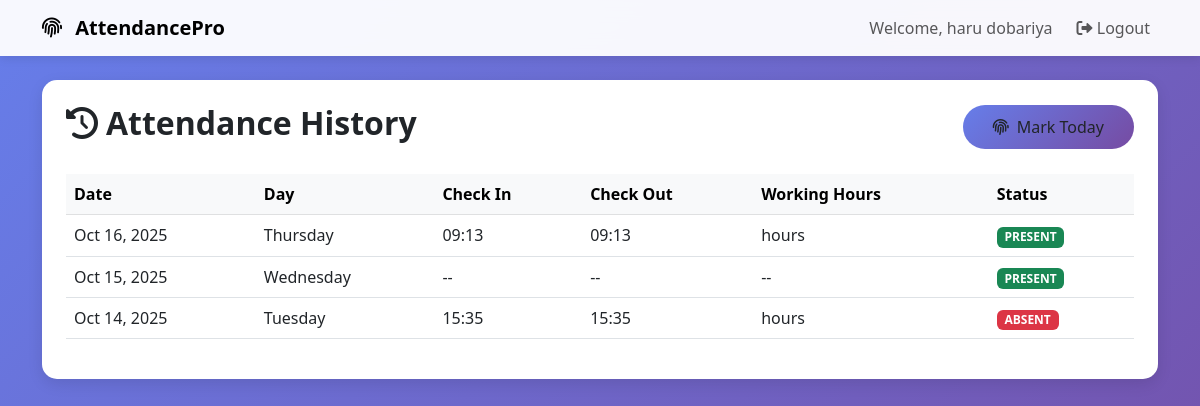
Page /attendance-history/ (signed in) on the earlier database version.
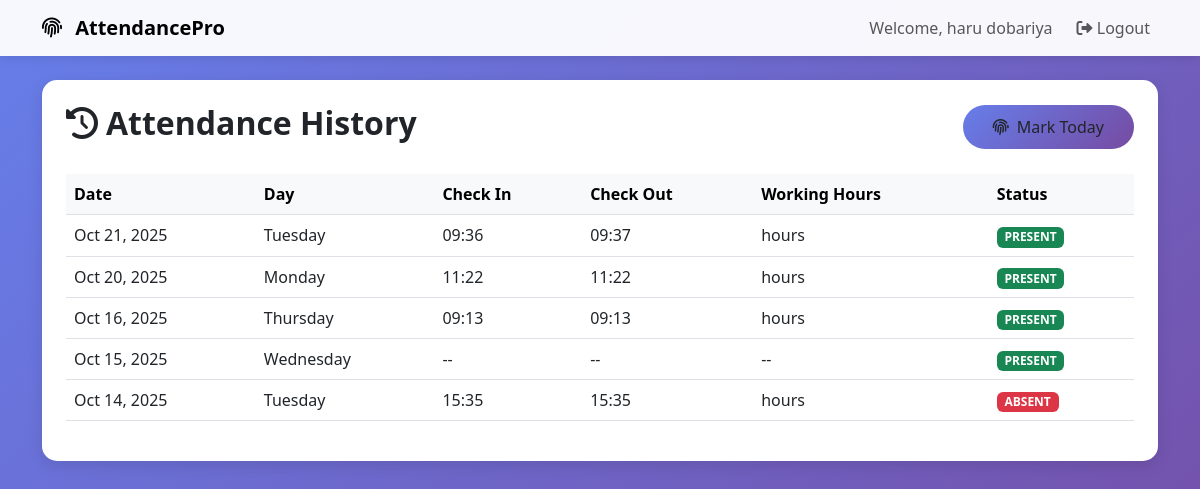
Same page on the later database version.
### employees/models.py (models this page shows, shortened)
class Attendance(models.Model):
    ATTENDANCE_STATUS = [
        ('PRESENT', 'Present'),
        ('ABSENT', 'Absent'),
        ('LATE', 'Late'),
        ('HALF_DAY', 'Half Day'),
    ]
    employee = models.ForeignKey(Employee, on_delete=models.CASCADE)
    date = models.DateField()
    check_in = models.TimeField(null=True, blank=True)
    check_out = models.TimeField(null=True, blank=True)
    status = models.CharField(max_length=10, choices=ATTENDANCE_STATUS, default='PRESENT')
    notes = models.TextField(blank=True)
    class Meta:
        unique_together = ['employee', 'date']
        ordering = ['-date', '-check_in']

### employees/views.py (the view)
# urls.py: path('attendance-history/', views.attendance_history, name='attendance_history'),
@login_required
def attendance_history(request):
    employee = request.user.employee
    attendance_list = Attendance.objects.filter(employee=employee).order_by('-date')
    total_days = attendance_list.count()
    present_days = attendance_list.filter(status='PRESENT').count()
    absent_days = attendance_list.filter(status='ABSENT').count()
    late_days = attendance_list.filter(status='LATE').count()
    context = {
        'attendance_list': attendance_list,
        'total_days': total_days,
        'present_days': present_days,
        'absent_days': absent_days,
        'late_days': late_days,
    }
    return render(request, 'attendance_history.html', context)

### employees/templates/attendance_history.html (shortened to what this page needs)
{% extends 'base.html' %}
{% block content %}
<div class="container py-4">
    <div class="dashboard-card p-4 fade-in">
        <div class="d-flex justify-content-between align-items-center mb-4">
            <h2 class="fw-bold">
                <i class="fas fa-history me-2"></i>Attendance History
            </h2>
            <a href="{% url 'mark_attendance' %}" class="btn btn-primary-custom">
                <i class="fas fa-fingerprint me-2"></i>Mark Today
            </a>
        </div>
        <div class="table-responsive">
            <table class="table table-hover">
                <thead class="table-light">
                    <tr>
                        <th>Date</th>
                        <th>Day</th>
                        <th>Check In</th>
                        <th>Check Out</th>
                        <th>Working Hours</th>
                        <th>Status</th>
                    </tr>
                </thead>
                <tbody>
                    {% for record in attendance_list %}
                    <tr>
                        <td>{{ record.date|date:"M d, Y" }}</td>
                        <td>{{ record.date|date:"l" }}</td>
                        <td>{{ record.check_in|time:"H:i"|default:"--" }}</td>
                        <td>{{ record.check_out|time:"H:i"|default:"--" }}</td>
                        <td>
                            {% if record.check_in and record.check_out %}
                                {% with record.check_out|time:"H" as check_out_hour %}
                                {% with record.check_in|time:"H" as check_in_hour %}
                                {{ check_out_hour|add:"0"|floatformat:0|add:"-"|add:check_in_hour|add:"0"|floatformat:0 }} hours
                                {% endwith %}
                                {% endwith %}
                            {% else %}
                                --
                            {% endif %}
                        </td>
                        <td>
                            <span class="badge bg-{% if record.status == 'PRESENT' %}success{% elif record.status == 'ABSENT' %}danger{% else %}warning{% endif %}">
                                {{ record.status }}
                            </span>
                        </td>
                    </tr>
                    {% endfor %}
                </tbody>
            </table>
        </div>
    </div>
</div>
{% endblock %}

### employees/templates/base.html (shortened to what this page needs)
<!DOCTYPE html>
<html lang="en">
<head>
    <link href="https://cdn.jsdelivr.net/npm/bootstrap@5.3.0/dist/css/bootstrap.min.css" rel="stylesheet">
    <link rel="stylesheet" href="https://cdnjs.cloudflare.com/ajax/libs/font-awesome/6.0.0/css/all.min.css">
</head>
<body>
    {% if user.is_authenticated %}
    <nav class="navbar navbar-expand-lg navbar-light navbar-custom">
        <div class="container">
            <a class="navbar-brand fw-bold" href="{% url 'dashboard' %}">
                <i class="fas fa-fingerprint me-2"></i>
                AttendancePro
            </a>
            <div class="navbar-nav ms-auto">
                <span class="navbar-text me-3">
                    Welcome, {{ user.get_full_name|default:user.username }}
                </span>
                <a class="nav-link" href="{% url 'logout' %}">
                    <i class="fas fa-sign-out-alt"></i> Logout
                </a>
            </div>
        </div>
    </nav>
    {% endif %}
    <main>
        {% block content %}
        {% endblock %}
    </main>
</body>
</html>

### employees/templates/base.html (style rules this page uses)
:root { --primary-color: #2c3e50; --secondary-color: #3498db; --accent-color: #e74c3c; --success-color: #27ae60; --warning-color: #f39c12; --light-bg: #f8f9fa; }
body { background: linear-gradient(135deg, #667eea 0%, #764ba2 100%); min-height: 100vh; font-family: 'Segoe UI', Tahoma, Geneva, Verdana, sans-serif; }
.dashboard-card { background: white; border-radius: 15px; box-shadow: 0 5px 15px rgba(0, 0, 0, 0.1); transition: all 0.3s ease; border: none; overflow: hidden; }
.navbar-custom { background: rgba(255, 255, 255, 0.95) !important; backdrop-filter: blur(10px); box-shadow: 0 2px 10px rgba(0, 0, 0, 0.1); }
.btn-primary-custom { background: linear-gradient(135deg, #667eea 0%, #764ba2 100%); border: none; border-radius: 25px; padding: 10px 30px; transition: all 0.3s ease; }
.fade-in { animation: fadeIn 0.8s ease-in; }

Differences in the rows shown:
added Attendance: date "Oct 21, 2025", date "Tuesday", check_in "09:36", check_out "09:37", status "PRESENT"
added Attendance: date "Oct 20, 2025", date "Monday", check_in "11:22", check_out "11:22", status "PRESENT"
